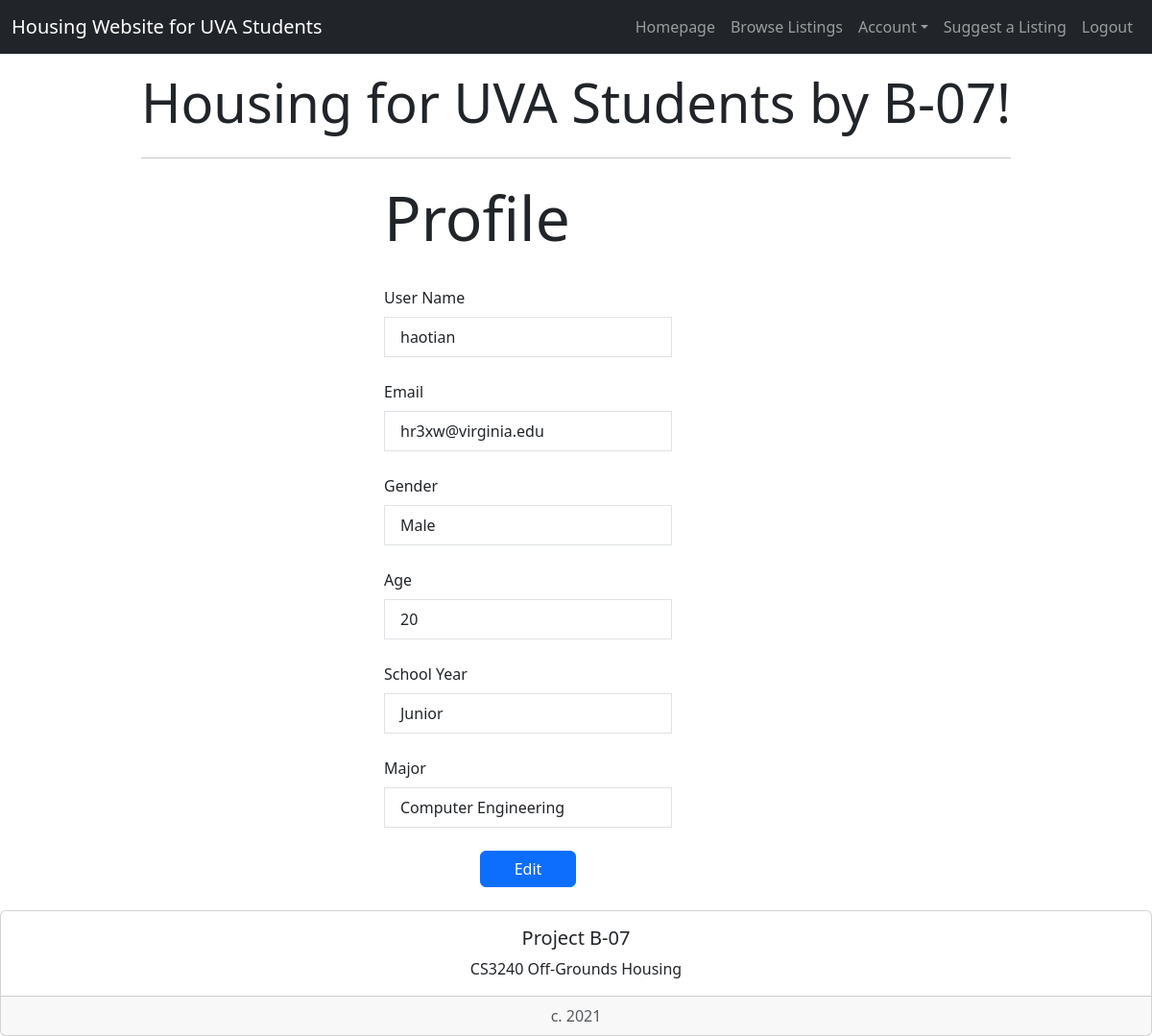
/housing/profile/ (signed in), run on the app's committed database.
### housing/models.py (models this page shows, shortened)
class UserProfile(models.Model):
    email = models.CharField(max_length=320, primary_key=True) # According to Google, the longest email address could have 320 characters
    gender = models.CharField(max_length=20, default="")
    userName = models.CharField(max_length=100, default="")
    age = models.IntegerField(default=0)
    schoolYear = models.CharField(max_length=50, default="")
    major = models.CharField(max_length=50, default="")

### housing/views.py (the view)
# urls.py: path('profile/', views.profile_view, name='profile'),
def profile_view(request):
    context = {'currentuser': UserProfile.objects.get(email=request.user.email)}
    return render(request, 'housing/profile.html', context)

### housing/templates/housing/profile.html (shortened to what this page needs)
<!doctype html>
<link href='https://api.mapbox.com/mapbox-gl-js/v2.3.1/mapbox-gl.css' rel='stylesheet' />
{% load bootstrap5 %}
{% bootstrap_css %}
{% load socialaccount %}
<nav class="navbar navbar-expand-lg navbar-dark bg-dark border-bottom box-shadow mb-3">
    <div class="container-fluid">
        <a class="navbar-brand">Housing Website for UVA Students</a>
        <div class="collapse navbar-collapse justify-content-end" id="navbarNav">
            <ul class="navbar-nav">
                <li class="nav-item">
                    <a class="nav-link" href="{% url 'index' %}">Homepage</a>
                </li>
                <li class="nav-item">
                    <a class="nav-link" href="{% url 'housing:studentHousingList' %}">Browse Listings</a>
                </li>
                {% if user.is_authenticated %}
                <li class="nav-item dropdown">
                    <a class="nav-link dropdown-toggle" data-bs-toggle="dropdown" href="#" role="button" id="dropdownMenuLink" aria-haspopup="true" aria-expanded="false">Account</a>
                </li>
                <li class="nav-item">
                    <a class="nav-link" href="{% url 'housing:submission' %}">Suggest a Listing</a>
                </li>
                <li class="nav-item">
                    <a class="nav-link" href="{% url 'housing:logout' %}">Logout</a>
                </li>
                {% else %}
                <li class="nav-item">
                    <a class="nav-link" href="{% provider_login_url 'google' %}">Login</a>
                </li>
                {% endif %}
            </ul>
        </div>
    </div>
</nav>
<div class="container">
    <div class="col d-flex justify-content-center">
        <div class="jumbotron">
            <h1 class="display-4">Housing for UVA Students by B-07!</h1>
            <hr class="my-4">
        </div>
    </div>
</div>
<h1 class="display-3 col-md-4 offset-md-4">Profile</h1><br>
{% if currentuser %}
    <ul class="list-group col-md-3 offset-md-4">
        <label class="form-label">User Name</label>
        <li class="list-group-item">{{ currentuser.userName }}</li><br>
        <label class="form-label">Email</label>
        <li class="list-group-item">{{ currentuser.email }}</li><br>
        <label class="form-label">Gender</label>
        <li class="list-group-item">{{ currentuser.gender }}</li><br>
        <label class="form-label">Age</label>
        {% if currentuser.age != 0 %}
            <li class="list-group-item">{{ currentuser.age }}</li><br>
        {% else %}
            <li class="list-group-item"></li><br>
        {% endif %}
        <label class="form-label">School Year</label>
        <li class="list-group-item">{{ currentuser.schoolYear }}</li><br>
        <label class="form-label">Major</label>
        <li class="list-group-item">{{ currentuser.major }}</li><br>
    </ul>
    <a style="text-decoration:none" class="btn btn-primary col-md-1 offset-md-5" href="{% url 'housing:edit_profile' %}">Edit</a><br>
{% else %}
    <p>No profile available.</p>
{% endif %}
<div style="bottom:0; width:100%" class="card text-center">
    <div class="card-body">
        <h5 class="card-title">Project B-07</h5>
        <p class="card-text">CS3240 Off-Grounds Housing</p>
    </div>
    <div class="card-footer text-muted">
        c. 2021
    </div>
</div>

### data on the page
UserProfile: userName "haotian", email "hr3xw@virginia.edu", gender "Male", age "20", schoolYear "Junior", major "Computer Engineering"
